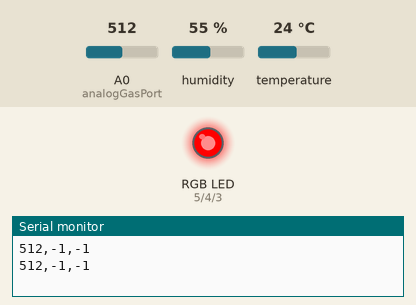
Simulated run of this sketch. Board: Arduino Uno, built with avr-gcc and run on an emulated ATmega328P. Parts: an RGB LED mixed from three pins (HIGH = lit), the last lines printed to the serial monitor. The inputs (shaded band) are chosen by the test bench; at power-on: humidity 55 %, A0 (analogGasPort) = 512, temperature 24 °C.

Above: at 1.2 s.
1.3 s: humidity set to 84 %
4.5 s: humidity set to 87 %
At 7.1 s:
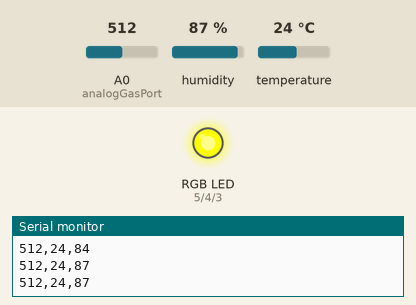
7.5 s: humidity set to 22 %
At 10.2 s:
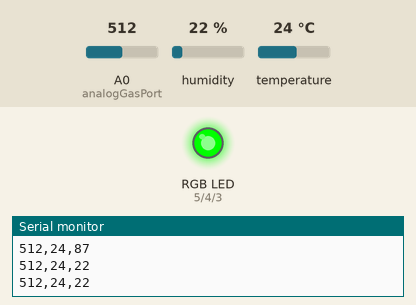
10.5 s: A0 (analogGasPort) set to 107
19.1 s: A0 (analogGasPort) set to 93
20.6 s: A0 (analogGasPort) set to 646
22.3 s: A0 (analogGasPort) set to 667
At 23.6 s:
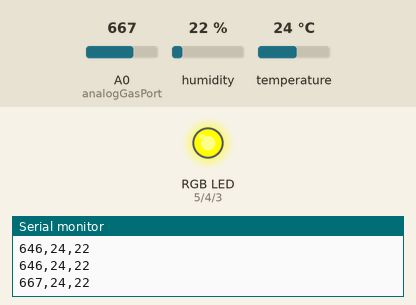
Timing chart, 0 to 25.3 s (numbered marks = the images above; inputs shaded):
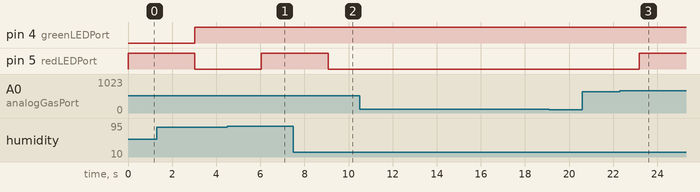

The sketch:

sketch_aug27a.ino
```cpp
#include <SimpleDHT.h>

String device_UUID = "a9252132-faec-4bcb-b911-86ed98bd7d4e";

//MQ-135 (Gas detection)
int analogGasPort = A0;

//DHT-11 (Temp., humid. sensor)
SimpleDHT11 tempHumid(2);
int _dht11_temp = -1;
int _dht11_humid = -1;

//RGB LED
int redLEDPort = 5;
int greenLEDPort = 4;
int blueLEDPort = 3;

void setup() {
  Serial.begin(9600); // sets the serial port to 9600
  pinMode(analogGasPort, INPUT);
  pinMode(redLEDPort, OUTPUT);
  pinMode(blueLEDPort, OUTPUT);
  pinMode(greenLEDPort, OUTPUT);

  //Serial.println("AT+NAME=DemAl");
}

int fetchGasPPMData() {
  return analogRead(analogGasPort);
}

int getTemperatureData() {
  return _dht11_temp;
}

int getHumidityData() {
  return _dht11_humid;
}

void dht11_fetch() {
  byte temperature = 0;
  byte humidity = 0;
  int err = SimpleDHTErrSuccess;
  if ((err = tempHumid.read(&temperature, &humidity, NULL)) != SimpleDHTErrSuccess) {
    Serial.print("Read DHT11 failed, err="); Serial.println(err);delay(1000);
    return;
  }
  _dht11_temp = temperature;
  _dht11_humid = humidity;
}

void debugSerial() {
  Serial.print("GAS: ");
  Serial.print(fetchGasPPMData());
  Serial.print(" | TEMP: ");
  Serial.print(getTemperatureData());
  Serial.print(" HUMID: ");
  Serial.println(getHumidityData());
}

void productionSerial() {
  Serial.print(fetchGasPPMData());
  Serial.print(",");
  Serial.print(getTemperatureData());
  Serial.print(",");
  Serial.println(getHumidityData());

  double quality = calculateQuality(fetchGasPPMData(), getHumidityData());
  if(quality < 0.5) {
    setLED(true, false);
  }
  else if(quality < 0.8) {
    setLED(true, true);
  }
  else {
    setLED(false, true);
  }
}

void setLED(bool red, bool green) {
  digitalWrite(redLEDPort, red);
  digitalWrite(greenLEDPort, green);
}

double calculateQuality(int gasPPM, int humidity) {
  double gasPercentage = gasPPM / 1024.0;
  double humidityPercentage = abs(50 - humidity) / 50.0;
  return (1.0 - gasPercentage) + (1.0 - humidityPercentage);
}

int _lastDHT11FetchTime = 0;
void loop() {
  int currentTime = millis();
  if(currentTime - _lastDHT11FetchTime > 2500) {
    _lastDHT11FetchTime = currentTime;
    dht11_fetch();
  }

  productionSerial();

  delay(1000);
}
```

Measured:
- the behaviour switches between 85 and 86 % on humidity (found by bisection; images 0 and 1)
- the behaviour switches between 655 and 656 on A0 (analogGasPort) (found by bisection; images 2 and 3)
- after the input at 4.5 s, pin 5 (redLEDPort): LOW → HIGH after 1.6 s
- after the input at 7.5 s, pin 5 (redLEDPort): HIGH → LOW after 1.6 s
- after the input at 22.3 s, pin 5 (redLEDPort): LOW → HIGH after 0.88 s
